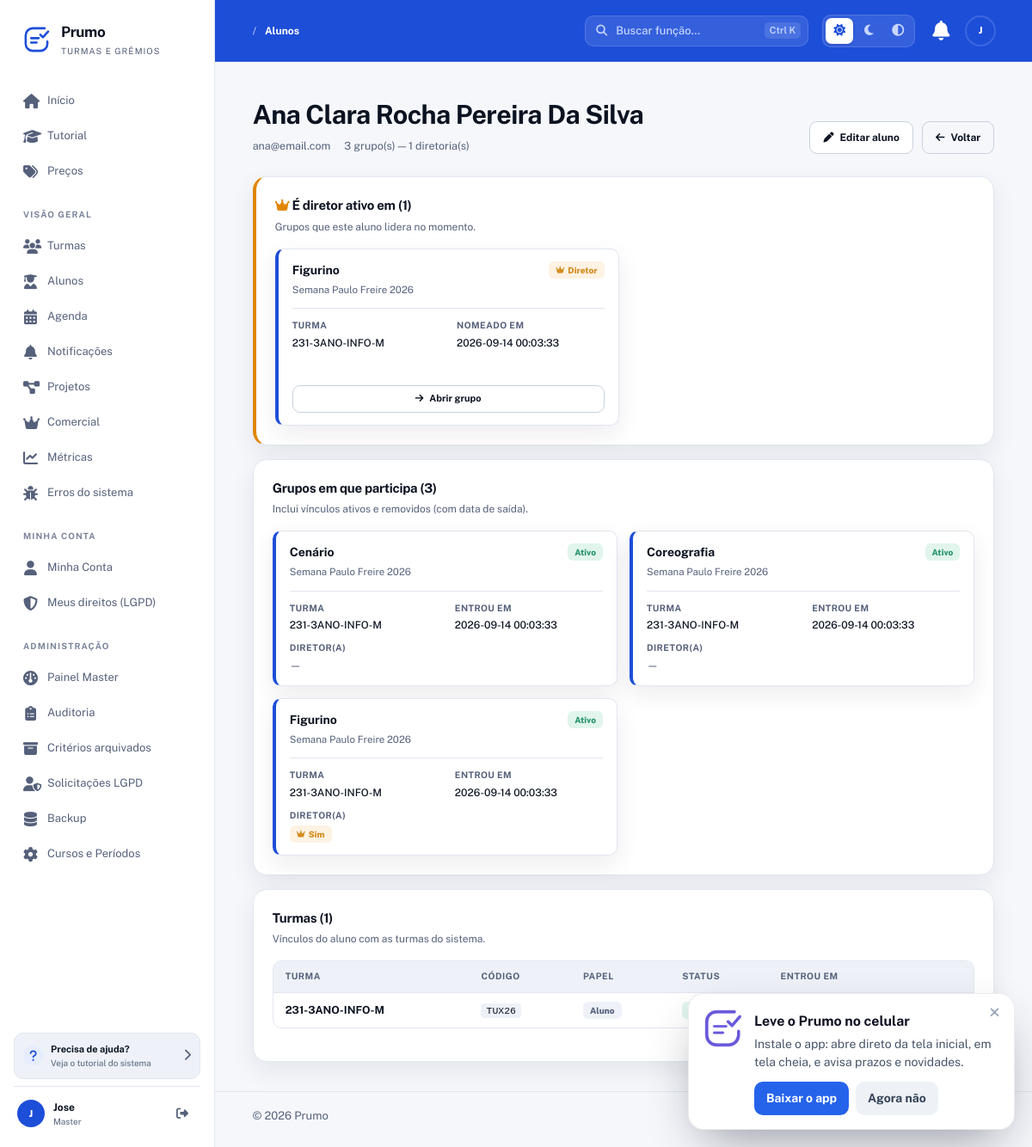
The page /SGT/alunos/2/grupos (signed in) on the database its author committed.
### tables this page shows
CREATE TABLE usuarios (
  id INT AUTO_INCREMENT PRIMARY KEY,
  nome VARCHAR(150) NOT NULL,
  email VARCHAR(150) NOT NULL UNIQUE,
  senha VARCHAR(255) NOT NULL,
  google_id VARCHAR(64) DEFAULT NULL,            
  tipo ENUM('aluno','master') NOT NULL DEFAULT 'aluno',
  telefone VARCHAR(20) DEFAULT NULL,
  data_nascimento DATE DEFAULT NULL,
  email_confirmado TINYINT(1) NOT NULL DEFAULT 0,
  email_token VARCHAR(255) DEFAULT NULL,
  email_token_expira DATETIME DEFAULT NULL,
  primeiro_login TINYINT(1) NOT NULL DEFAULT 1,
  cadastro_pendente TINYINT(1) NOT NULL DEFAULT 0,  
  ativo TINYINT(1) NOT NULL DEFAULT 1,
  lgpd_aceito TINYINT(1) NOT NULL DEFAULT 0,
  lgpd_data DATETIME DEFAULT NULL,
  ultimo_acesso DATETIME DEFAULT NULL,
  created_at TIMESTAMP DEFAULT CURRENT_TIMESTAMP,
  updated_at TIMESTAMP DEFAULT CURRENT_TIMESTAMP ON UPDATE CURRENT_TIMESTAMP,
  UNIQUE KEY uk_google_id (google_id),
  INDEX idx_usuarios_email (email),
  INDEX idx_usuarios_tipo (tipo),
  INDEX idx_usuarios_ativo (ativo)
);

CREATE TABLE grupo_diretores (
  id INT AUTO_INCREMENT PRIMARY KEY,
  grupo_id INT NOT NULL,
  usuario_id INT DEFAULT NULL,
  ativo TINYINT(1) DEFAULT 1,
  nomeado_por INT DEFAULT NULL,
  nomeado_em TIMESTAMP DEFAULT CURRENT_TIMESTAMP,
  removido_por INT DEFAULT NULL,
  removido_em DATETIME DEFAULT NULL,
  FOREIGN KEY (grupo_id) REFERENCES grupos(id) ON DELETE CASCADE,
  FOREIGN KEY (usuario_id) REFERENCES usuarios(id) ON DELETE SET NULL,
  FOREIGN KEY (nomeado_por) REFERENCES usuarios(id) ON DELETE SET NULL,
  FOREIGN KEY (removido_por) REFERENCES usuarios(id) ON DELETE SET NULL,
  INDEX idx_gd_grupo_ativo (grupo_id, ativo),
  INDEX idx_gd_usuario (usuario_id),
  INDEX idx_gd_ativo (ativo)
);

CREATE TABLE grupos (
  id INT AUTO_INCREMENT PRIMARY KEY,
  projeto_id INT NOT NULL,
  nome VARCHAR(150) NOT NULL,
  modo_avaliacao_grupo ENUM('individual','coletiva') DEFAULT 'individual',
  modo_avaliacao_por ENUM('diretor','representante','pares','autoavaliacao','misto') DEFAULT 'diretor',
  created_at TIMESTAMP DEFAULT CURRENT_TIMESTAMP,
  updated_at TIMESTAMP DEFAULT CURRENT_TIMESTAMP ON UPDATE CURRENT_TIMESTAMP,
  FOREIGN KEY (projeto_id) REFERENCES projetos(id) ON DELETE CASCADE,
  INDEX idx_grupos_projeto (projeto_id)
);

CREATE TABLE projetos (
  id INT AUTO_INCREMENT PRIMARY KEY,
  turma_id INT NOT NULL,
  diretoria_id INT NULL,                      
  nome VARCHAR(150) NOT NULL,
  descricao TEXT DEFAULT NULL,
  prazo DATE DEFAULT NULL,
  modo_avaliacao ENUM('etapa','cronograma') DEFAULT 'cronograma',
  alunos_pedem_grupo TINYINT(1) NOT NULL DEFAULT 0,       
  alunos_pedem_diretor TINYINT(1) NOT NULL DEFAULT 0,     
  diretores_por_grupo INT NOT NULL DEFAULT 1,
  avaliacao_reps ENUM('compartilhada','media') NOT NULL DEFAULT 'compartilhada',  
  encerrado TINYINT(1) DEFAULT 0,
  encerrado_em DATETIME DEFAULT NULL,
  encerrado_por INT DEFAULT NULL,
  created_at TIMESTAMP DEFAULT CURRENT_TIMESTAMP,
  updated_at TIMESTAMP DEFAULT CURRENT_TIMESTAMP ON UPDATE CURRENT_TIMESTAMP,
  FOREIGN KEY (turma_id) REFERENCES turmas(id) ON DELETE CASCADE,
  FOREIGN KEY (encerrado_por) REFERENCES usuarios(id) ON DELETE SET NULL,
  INDEX idx_projetos_turma (turma_id),
  INDEX idx_projetos_encerrado (encerrado),
  CONSTRAINT fk_projeto_diretoria FOREIGN KEY (diretoria_id) REFERENCES gremio_diretorias(id) ON DELETE SET NULL
);

CREATE TABLE turmas (
  id INT AUTO_INCREMENT PRIMARY KEY,
  nome VARCHAR(150) NOT NULL,
  tipo ENUM('turma','gremio') NOT NULL DEFAULT 'turma',   
  codigo_acesso VARCHAR(30) NOT NULL UNIQUE,
  codigo_interno VARCHAR(100) DEFAULT NULL,
  cor_primaria VARCHAR(20) DEFAULT '#3498db',
  cor_secundaria VARCHAR(20) DEFAULT '#2ecc71',
  cor_personalizada TINYINT(1) NOT NULL DEFAULT 0,   
  logo VARCHAR(255) DEFAULT NULL,                   
  bloqueada TINYINT(1) NOT NULL DEFAULT 0,
  bloqueada_motivo VARCHAR(255) DEFAULT NULL,
  bloqueada_em DATETIME DEFAULT NULL,
  bloqueada_por INT DEFAULT NULL,
  isenta_plano TINYINT(1) NOT NULL DEFAULT 0,   
  teste_dia_ate DATETIME NULL,                  
  created_at TIMESTAMP DEFAULT CURRENT_TIMESTAMP,
  updated_at TIMESTAMP DEFAULT CURRENT_TIMESTAMP ON UPDATE CURRENT_TIMESTAMP,
  FOREIGN KEY (bloqueada_por) REFERENCES usuarios(id) ON DELETE SET NULL,
  INDEX idx_turmas_codigo (codigo_acesso)
);

CREATE TABLE grupo_alunos (
  id INT AUTO_INCREMENT PRIMARY KEY,
  grupo_id INT NOT NULL,
  usuario_id INT NOT NULL,
  entrou_em TIMESTAMP DEFAULT CURRENT_TIMESTAMP,
  saiu_em DATETIME DEFAULT NULL,
  UNIQUE KEY unico_grupo_aluno (grupo_id, usuario_id),
  FOREIGN KEY (grupo_id) REFERENCES grupos(id) ON DELETE CASCADE,
  FOREIGN KEY (usuario_id) REFERENCES usuarios(id) ON DELETE CASCADE,
  INDEX idx_ga_usuario (usuario_id)
);

CREATE TABLE turma_usuarios (
  id INT AUTO_INCREMENT PRIMARY KEY,
  turma_id INT NOT NULL,
  usuario_id INT NOT NULL,
  papel ENUM('aluno','representante') NOT NULL DEFAULT 'aluno',
  vice TINYINT(1) NOT NULL DEFAULT 0,             
  ativo TINYINT(1) DEFAULT 1,
  entrou_em TIMESTAMP DEFAULT CURRENT_TIMESTAMP,
  saiu_em DATETIME DEFAULT NULL,
  created_at TIMESTAMP DEFAULT CURRENT_TIMESTAMP,
  updated_at TIMESTAMP DEFAULT CURRENT_TIMESTAMP ON UPDATE CURRENT_TIMESTAMP,
  UNIQUE KEY unico_turma_usuario (turma_id, usuario_id),
  FOREIGN KEY (turma_id) REFERENCES turmas(id) ON DELETE CASCADE,
  FOREIGN KEY (usuario_id) REFERENCES usuarios(id) ON DELETE CASCADE,
  INDEX idx_tu_papel (papel),
  INDEX idx_tu_ativo (ativo)
);

### app/Views/alunos/grupos.php (the view, shortened to what the rows shown need)
<?php
require_once __DIR__ . '/../layouts/header.php';
require_once __DIR__ . '/../layouts/nav.php';
$pdo = Database::getConnection();
$stmt = $pdo->prepare("
    SELECT t.id, t.nome, t.codigo_acesso, tu.papel, tu.ativo, tu.entrou_em, tu.saiu_em
    FROM turma_usuarios tu
    INNER JOIN turmas t ON t.id = tu.turma_id
    WHERE tu.usuario_id = ?
    ORDER BY tu.ativo DESC, t.nome ASC
");
$stmt->execute([(int) $aluno['id']]);
$turmas = $stmt->fetchAll(PDO::FETCH_ASSOC);
?>
<section class="hero-section">
    <div>
        <h1><?= h($aluno['nome']) ?></h1>
        <div class="aluno-hero-meta">
            <span><?= h($aluno['email']) ?></span>
            <span><?= count($grupos) ?> grupo(s) — <?= count($diretorias) ?> diretoria(s)</span>
        </div>
    </div>
</section>
<?php if (!empty($diretorias)): ?>
    <section class="panel mb-16" style="border-left:4px solid var(--orange);">
        <div class="panel-header">
            <div>
                <h2>
                    <i class="fas fa-crown" style="color:var(--orange);"></i>
                    É diretor ativo em (<?= count($diretorias) ?>)
                </h2>
            </div>
        </div>
        <div class="diretorias-grid">
            <?php foreach ($diretorias as $d): ?>
                <article class="panel aluno-grupo-card">
                    <div class="aluno-grupo-header">
                        <div>
                            <h3><?= h($d['grupo_nome']) ?></h3>
                            <p>
                                <a href="<?= $basePath ?>/projetos/<?= (int) $d['projeto_id'] ?>">
                                    <?= h($d['projeto_nome']) ?>
                                </a>
                            </p>
                        </div>
                        <span class="badge badge-yellow">
                            <i class="fas fa-crown"></i> Diretor
                        </span>
                    </div>
                    <div class="aluno-grupo-meta">
                        <div class="meta-item">
                            <span class="meta-label">Turma</span>
                            <span class="meta-valor"><?= h($d['turma_nome']) ?></span>
                        </div>
                        <div class="meta-item">
                            <span class="meta-label">Nomeado em</span>
                            <span class="meta-valor"><?= h($d['nomeado_em']) ?></span>
                        </div>
                    </div>
                    <p class="mb-0">
                        <a class="button small button-ghost full-width"
                           href="<?= $basePath ?>/grupos/<?= (int) $d['grupo_id'] ?>">
                            <i class="fas fa-arrow-right"></i> Abrir grupo
                        </a>
                    </p>
                </article>
            <?php endforeach; ?>
        </div>
    </section>
<?php endif; ?>
<section class="panel mb-16">
    <div class="panel-header">
        <div>
            <h2>Grupos em que participa (<?= count($grupos) ?>)</h2>
        </div>
    </div>
    <?php if (empty($grupos)): ?>
        <p class="text-muted">Este aluno ainda não foi adicionado a nenhum grupo.</p>
    <?php else: ?>
        <div class="diretorias-grid">
            <?php foreach ($grupos as $g): ?>
                <?php
                $ativo = empty($g['saiu_em']);
                $classe = $ativo ? '' : ($g['projeto_encerrado'] ? 'encerrado' : 'removido');
                ?>
                <article class="panel aluno-grupo-card <?= $classe ?>">
                    <div class="aluno-grupo-header">
                        <div>
                            <h3>
                                <a href="<?= $basePath ?>/grupos/<?= (int) $g['grupo_id'] ?>">
                                    <?= h($g['grupo_nome']) ?>
                                </a>
                            </h3>
                            <p>
                                <a href="<?= $basePath ?>/projetos/<?= (int) $g['projeto_id'] ?>">
                                    <?= h($g['projeto_nome']) ?>
                                </a>
                            </p>
                        </div>
                        <?php if (!$ativo): ?>
                            <span class="badge badge-gray">Removido</span>
                        <?php elseif ($g['projeto_encerrado']): ?>
                            <span class="badge badge-red">Projeto encerrado</span>
                        <?php else: ?>
                            <span class="badge badge-green">Ativo</span>
                        <?php endif; ?>
                    </div>
                    <div class="aluno-grupo-meta">
                        <div class="meta-item">
                            <span class="meta-label">Turma</span>
                            <span class="meta-valor"><?= h($g['turma_nome']) ?></span>
                        </div>
                        <div class="meta-item">
                            <span class="meta-label">Entrou em</span>
                            <span class="meta-valor"><?= h($g['entrou_em']) ?></span>
                        </div>
                        <div class="meta-item">
                            <span class="meta-label">Diretor(a)</span>
                            <span class="meta-valor">
                                <?php if ($g['sou_diretor']): ?>
                                    <span class="badge badge-yellow">
                                        <i class="fas fa-crown"></i> Sim
                                    </span>
                                <?php else: ?>
                                    <span class="text-muted">—</span>
                                <?php endif; ?>
                            </span>
                        </div>
                    </div>
                </article>
            <?php endforeach; ?>
        </div>
    <?php endif; ?>
</section>
<section class="panel">
    <div class="panel-header">
        <div>
            <h2>Turmas (<?= count($turmas) ?>)</h2>
        </div>
    </div>
    <?php if (empty($turmas)): ?>
        <p class="text-muted">Nenhuma turma.</p>
    <?php else: ?>
        <div class="alunos-wrapper">
            <table class="alunos-tabela">
                <thead>
                    <tr>
                        <th>Turma</th>
                        <th>Código</th>
                        <th>Papel</th>
                        <th>Status</th>
                        <th>Entrou em</th>
                    </tr>
                </thead>
                <tbody>
                    <?php foreach ($turmas as $t): ?>
                        <tr>
                            <td><strong><?= h($t['nome']) ?></strong></td>
                            <td>
                                <code class="code-inline"><?= h($t['codigo_acesso']) ?></code>
                            </td>
                            <td>
                                <?php if ($t['papel'] === 'representante'): ?>
                                    <span class="badge badge-yellow">
                                        <i class="fas fa-crown"></i> Representante
                                    </span>
                                <?php else: ?>
                                    <span class="badge badge-gray">Aluno</span>
                                <?php endif; ?>
                            </td>
                            <td>
                                <?php if ($t['ativo']): ?>
                                    <span class="badge badge-green">Ativo</span>
                                <?php else: ?>
                                    <span class="badge badge-gray">Removido</span>
                                <?php endif; ?>
                            </td>
                            <td><?= h($t['entrou_em']) ?></td>
                        </tr>
                    <?php endforeach; ?>
                </tbody>
            </table>
        </div>
    <?php endif; ?>
</section>
<?php require_once __DIR__ . '/../layouts/footer.php'; ?>

### rows shown on the page
usuarios: nome "Ana Clara Rocha Pereira Da Silva", email "ana@email.com"
grupo_diretores: grupo.nome "Figurino", projetos.nome "Semana Paulo Freire 2026", turmas.nome "231-3ANO-INFO-M", nomeado_em "2026-09-14 00:03:33"
grupo_alunos: grupo.nome "Cenário", projetos.nome "Semana Paulo Freire 2026", shows "Ativo", turmas.nome "231-3ANO-INFO-M", entrou_em "2026-09-14 00:03:33"
grupo_alunos: grupo.nome "Coreografia", projetos.nome "Semana Paulo Freire 2026", shows "Ativo", turmas.nome "231-3ANO-INFO-M", entrou_em "2026-09-14 00:03:33"
grupo_alunos: grupo.nome "Figurino", projetos.nome "Semana Paulo Freire 2026", shows "Ativo", turmas.nome "231-3ANO-INFO-M", entrou_em "2026-09-14 00:03:33", shows "Sim"
turma_usuarios: turma.nome "231-3ANO-INFO-M", turma.codigo_acesso "TUX26", papel "Aluno"

### other values the page prints
$appName "Prumo"
$label "Início"
$label "Tutorial"
$label "Preços"
$secao "VISÃO GERAL"
$label "Turmas"
$label "Alunos"
$label "Agenda"
$label "Notificações"
$label "Projetos"
$label "Comercial"
$label "Métricas"
$label "Erros do sistema"
$secao "MINHA CONTA"
$label "Minha Conta"
